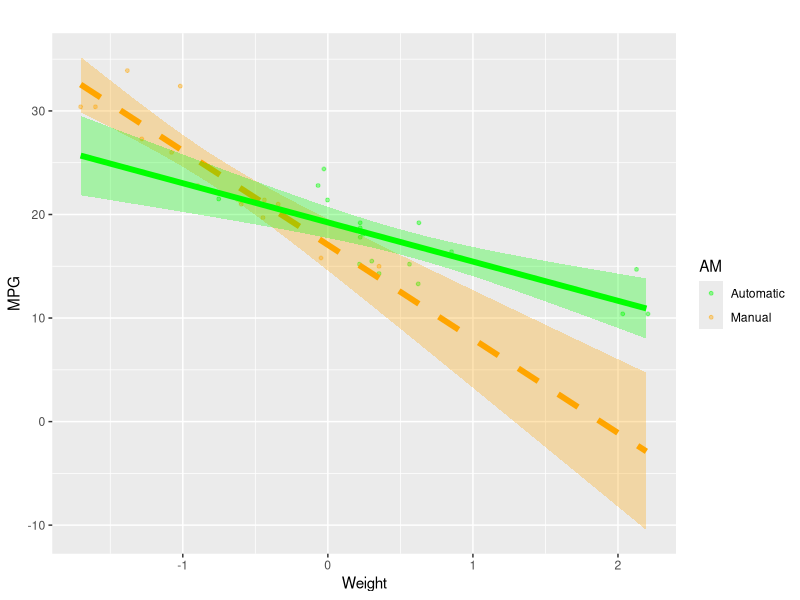

This chart was generated by the following R code:
## ---- chunk 1
knitr::opts_chunk$set(echo = TRUE)
## ---- chunk 2

library(tidyverse)
library(car)

df <- mtcars
head(df, n = 10)

## ---- chunk 3

df$wt.c <- scale(df$wt, center = TRUE, scale = FALSE)

mean(df$wt.c)

## ---- chunk 4

# dataframe uses dummy coding, where automatic = 0 and manual = 1

df$am.e <- dplyr::recode(df$am, "0" = -0.5, "1" = 0.5)

head(df)

## ---- chunk 5
#model with the dummy coded variable
m1<-lm(mpg ~ wt.c*am, data = df)
summary(m1)

## ---- chunk 6
#model with the effect coded variable
df$wt.c<-as.numeric(df$wt.c)
m2<-lm(mpg ~ wt.c*am.e, data = df)
summary(m2)

## ---- chunk 7
#turn variables into vectors
df$wt.c <- as.vector(df$wt.c)
df$am.e <-as.vector(df$am.e)

#create high and low data frames
dfhigh <- data.frame(
wt.c = seq(min(df$wt.c, na.rm = T), max(df$wt.c, na.rm = T), .1),
am.e = .5) 

dflow <- data.frame(
wt.c = seq(min(df$wt.c, na.rm = T), max(df$wt.c, na.rm = T), .1),
am.e = -.5)

#create predicted regression lines
high <- cbind(dfhigh, predict(m2, dfhigh, interval = "confidence"))

low <- cbind(dflow, predict(m2, dflow, interval = "confidence"))

plot <- ggplot(high, aes(wt.c, fit)) +
  geom_point(data = df, # use original data to plot datapoints 
             aes(wt.c, mpg, color = as.factor(am.e)),#note, you must use as.factor here
             #to turn this into a variable with two levels, or else it will try to plot this as continuous
             #and the code will not run, since it is not a continuous variable
             alpha = .4, size = 1, show.legend = T) +
  scale_color_manual(values = c("-.5" = "green", ".5" = "orange")) + 
  labs(x = "Weight",
       y = "MPG",  title = " ") +
  geom_ribbon(data = high, aes(ymin=lwr, ymax=upr), 
              alpha = .3, fill = "orange") +
  geom_line(data = high, aes(wt.c, fit), 
            size = 2, color = "orange", linetype = "dashed") +
  geom_ribbon(data = low, aes(ymin=lwr, ymax=upr), 
              alpha = .3, fill = "green") +
  geom_line(data = low, aes(wt.c, fit), 
            size = 2, color = "green") 

plot + scale_color_manual(name = "AM", labels=c("Automatic", "Manual"), values = c("green", "orange"))

